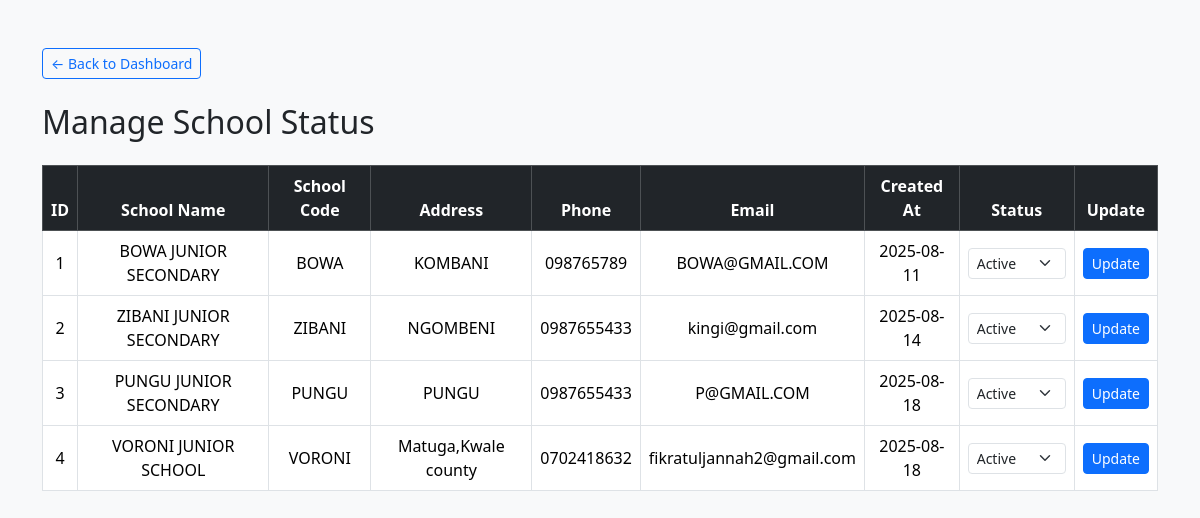
/manager/manage_schools.php (signed in), run on the app's committed database.
### tables this page shows
CREATE TABLE `school` (
  `id` int(11) NOT NULL,
  `school_name` varchar(100) NOT NULL,
  `school_code` varchar(50) NOT NULL,
  `address` text NOT NULL,
  `phone` varchar(25) NOT NULL,
  `email` varchar(100) NOT NULL,
  `created_at` date NOT NULL DEFAULT current_timestamp(),
  `status` tinyint(1) NOT NULL DEFAULT 1
);

### manager/manage_schools.php (the view, shortened to what this page needs)
<?php
include 'db.php';
$result = $conn->query("SELECT id, school_name, school_code, address, phone, email, created_at, status FROM school ORDER BY id ASC");
$schools = $result->fetch_all(MYSQLI_ASSOC);
?>
<!DOCTYPE html>
<html lang="en">
<head>
    <link href="https://cdn.jsdelivr.net/npm/bootstrap@5.3.3/dist/css/bootstrap.min.css" rel="stylesheet">
</head>
<body class="bg-light">
<div class="container mt-5">
<a href="dashboard.php" class="btn btn-outline-primary mb-4 btn-sm">
    &larr; Back to Dashboard
</a>
    <h2 class="mb-4">Manage School Status</h2>
    <div class="table-responsive">
        <table class="table table-bordered table-hover align-middle text-center">
            <thead class="table-dark">
                <tr>
                    <th>ID</th>
                    <th>School Name</th>
                    <th>School Code</th>
                    <th>Address</th>
                    <th>Phone</th>
                    <th>Email</th>
                    <th>Created At</th>
                    <th>Status</th>
                    <th>Update</th>
                </tr>
            </thead>
            <tbody>
            <?php foreach ($schools as $school): ?>
                <tr>
                    <td><?= $school['id'] ?></td>
                    <td><?= htmlspecialchars($school['school_name']) ?></td>
                    <td><?= htmlspecialchars($school['school_code']) ?></td>
                    <td><?= htmlspecialchars($school['address']) ?></td>
                    <td><?= htmlspecialchars($school['phone']) ?></td>
                    <td><?= htmlspecialchars($school['email']) ?></td>
                    <td><?= $school['created_at'] ?></td>
                    <td>
                        <form method="POST" class="d-flex justify-content-center align-items-center gap-2">
                            <select name="status" class="form-select form-select-sm w-auto">
                                <option value="1" <?= $school['status'] == 1 ? 'selected' : '' ?>>Active</option>
                            </select>
                    </td>
                    <td>
                            <button type="submit" class="btn btn-sm btn-primary">Update</button>
                    </td>
                </tr>
            <?php endforeach; ?>
            </tbody>
        </table>
    </div>
</div>
</body>
</html>

### data on the page
school: id "1", school_name "BOWA JUNIOR SECONDARY", school_code "BOWA", address "KOMBANI", phone "098765789", email "BOWA@GMAIL.COM", created_at "2025-08-11", status "Active"
school: id "2", school_name "ZIBANI JUNIOR SECONDARY", school_code "ZIBANI", address "NGOMBENI", phone "0987655433", email "kingi@gmail.com", created_at "2025-08-14", status "Active"
school: id "3", school_name "PUNGU JUNIOR SECONDARY", school_code "PUNGU", address "PUNGU", phone "0987655433", email "P@GMAIL.COM", created_at "2025-08-18", status "Active"
school: id "4", school_name "VORONI JUNIOR SCHOOL", school_code "VORONI", address "Matuga,Kwale county", phone "0702418632", email "fikratuljannah2@gmail.com", created_at "2025-08-18", status "Active"
